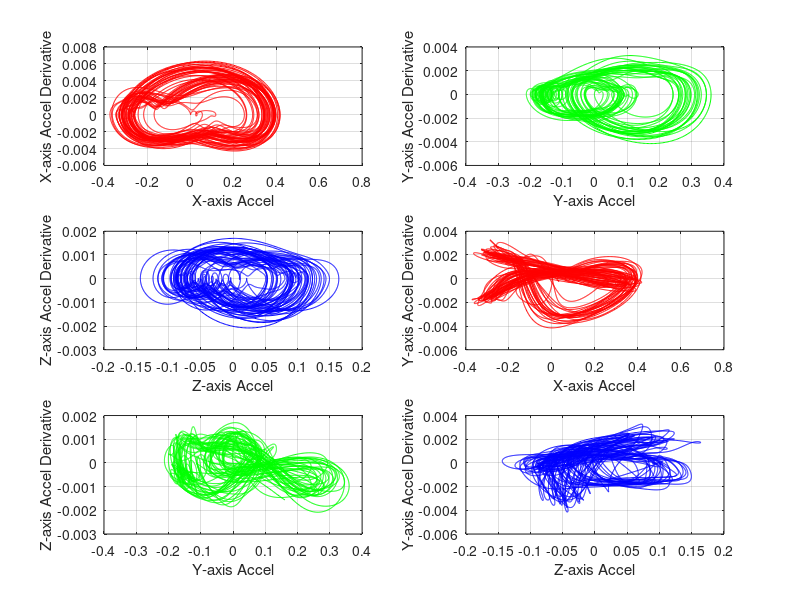
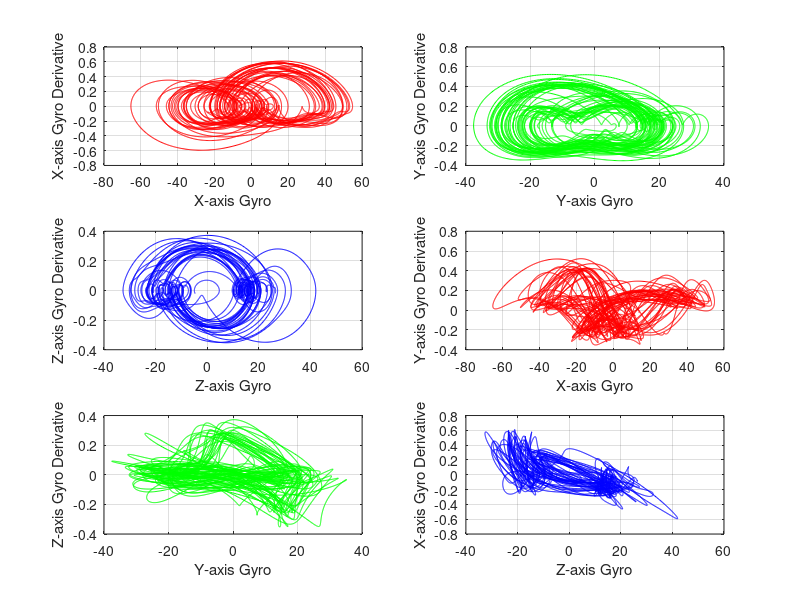
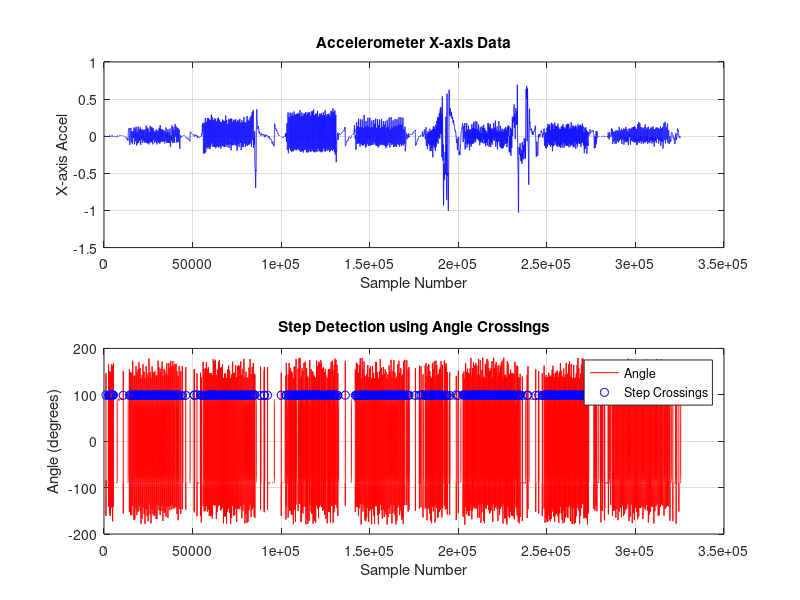

Source code (MATLAB) for these figures, in order:
%% Step detection using chest based accelerometer and gyroscope data
% This code detects steps using accelerometer and gyroscope data from a
% chest mounted sensor.
% The data is filtered using a Butterworth bandpass filter, and the
% derivative of the filtered data is calculated. The angle traced by the
% accelerometer is computed, and steps are detected based on the angle
% crossing a threshold of 100 degrees.
%% Author: Aniket Mazumder
% Vrije Universiteit Amsterdam
% contact: a.mazumder@vu.nl
%%
clear; clc; close all;
data = importdata('combined_data.mat');

%% design a butterworth bandpass filter with a cutoff frequency of 0.5-20 Hz
fs = 1000; % sampling frequency
low_cutoff = 0.1; % low cutoff frequency
high_cutoff = 4; % high cutoff frequency
order = 2; % filter order
[b, a] = butter(order, [low_cutoff high_cutoff] / (fs / 2), 'bandpass');

accel_data = data(:, 2:4); % assuming the first three columns are accelerometer
gyro_data = data(:, 5:7); % assuming the next three columns are gyroscope

% apply the filter to the accel-gyro data
filtered_accel_data = filtfilt(b, a, accel_data);
filtered_gyro_data = filtfilt(b, a, gyro_data);

%get the derivative of the filtered data
filtered_accel_data_diff = diff(filtered_accel_data);
filtered_gyro_data_diff = diff(filtered_gyro_data);


%% plot the filtered data and its derivative
% Define the variable
%n_samples = 325610;

% Accelerometer data
begin = 13660;
end_sample = 42516;

figure;
subplot(3,2,1);
plot(filtered_accel_data(begin:end_sample, 1), filtered_accel_data_diff(begin:end_sample, 1),'r');
xlabel('X-axis Accel');
ylabel('X-axis Accel Derivative');
grid on;

subplot(3,2,2);
plot(filtered_accel_data(begin:end_sample, 2), filtered_accel_data_diff(begin:end_sample, 2),'g');
xlabel('Y-axis Accel');
ylabel('Y-axis Accel Derivative');
grid on;

subplot(3,2,3);
plot(filtered_accel_data(begin:end_sample, 3), filtered_accel_data_diff(begin:end_sample, 3),'b');
xlabel('Z-axis Accel');
ylabel('Z-axis Accel Derivative');
grid on;

subplot(3,2,4);
plot(filtered_accel_data(begin:end_sample, 1), filtered_accel_data_diff(begin:end_sample, 2),'r');
xlabel('X-axis Accel');
ylabel('Y-axis Accel Derivative');
grid on;

subplot(3,2,5);
plot(filtered_accel_data(begin:end_sample, 2), filtered_accel_data_diff(begin:end_sample, 3),'g');
xlabel('Y-axis Accel');
ylabel('Z-axis Accel Derivative');
grid on;

subplot(3,2,6);
plot(filtered_accel_data(begin:end_sample, 3), filtered_accel_data_diff(begin:end_sample, 2),'b');
xlabel('Z-axis Accel');
ylabel('Y-axis Accel Derivative');
grid on;

% Gyroscope data
figure;
subplot(3,2,1);
plot(filtered_gyro_data(begin:end_sample, 1), filtered_gyro_data_diff(begin:end_sample, 1),'r');
xlabel('X-axis Gyro');
ylabel('X-axis Gyro Derivative');
grid on;

subplot(3,2,2);
plot(filtered_gyro_data(begin:end_sample, 2), filtered_gyro_data_diff(begin:end_sample, 2),'g');
xlabel('Y-axis Gyro');
ylabel('Y-axis Gyro Derivative');
grid on;

subplot(3,2,3);
plot(filtered_gyro_data(begin:end_sample, 3), filtered_gyro_data_diff(begin:end_sample, 3),'b');
xlabel('Z-axis Gyro');
ylabel('Z-axis Gyro Derivative');
grid on;

subplot(3,2,4);
plot(filtered_gyro_data(begin:end_sample, 1), filtered_gyro_data_diff(begin:end_sample, 2),'r');
xlabel('X-axis Gyro');
ylabel('Y-axis Gyro Derivative');
grid on;

subplot(3,2,5);
plot(filtered_gyro_data(begin:end_sample, 2), filtered_gyro_data_diff(begin:end_sample, 3),'g');
xlabel('Y-axis Gyro');
ylabel('Z-axis Gyro Derivative');
grid on;

subplot(3,2,6);
plot(filtered_gyro_data(begin:end_sample, 3), filtered_gyro_data_diff(begin:end_sample, 1),'b');
xlabel('Z-axis Gyro');
ylabel('X-axis Gyro Derivative');
grid on;

%% Get the angle traced by the accelerometer
angle_accel = atan2d(filtered_accel_data(1:end-1, 1) + filtered_accel_data(1:end-1, 3) , filtered_accel_data_diff(:, 1) + filtered_accel_data_diff(:, 3));

%% Now consider the points where the angle just crossed 100 degrees from below to be a step

% find the points where the angle crosses 100 degrees
threshold = 100;
crossings = find(diff(angle_accel > threshold) == 1);
% find the time interval between the crossings
crossing_intervals = diff(crossings);


%% plot the crossings along with the angle in a subplot
figure;

% Subplot for X-axis Accelerometer data
subplot(2, 1, 1);
plot(filtered_accel_data(:, 3), 'b');
xlabel('Sample Number');
ylabel('X-axis Accel');
title('Accelerometer X-axis Data');
grid on;

% Subplot for Angle and Step Crossings
subplot(2, 1, 2);
plot(angle_accel, 'r');
hold on;
plot(crossings, angle_accel(crossings), 'bo');
xlabel('Sample Number');
ylabel('Angle (degrees)');
title('Step Detection using Angle Crossings');
legend('Angle', 'Step Crossings');
hold off;
grid on;

